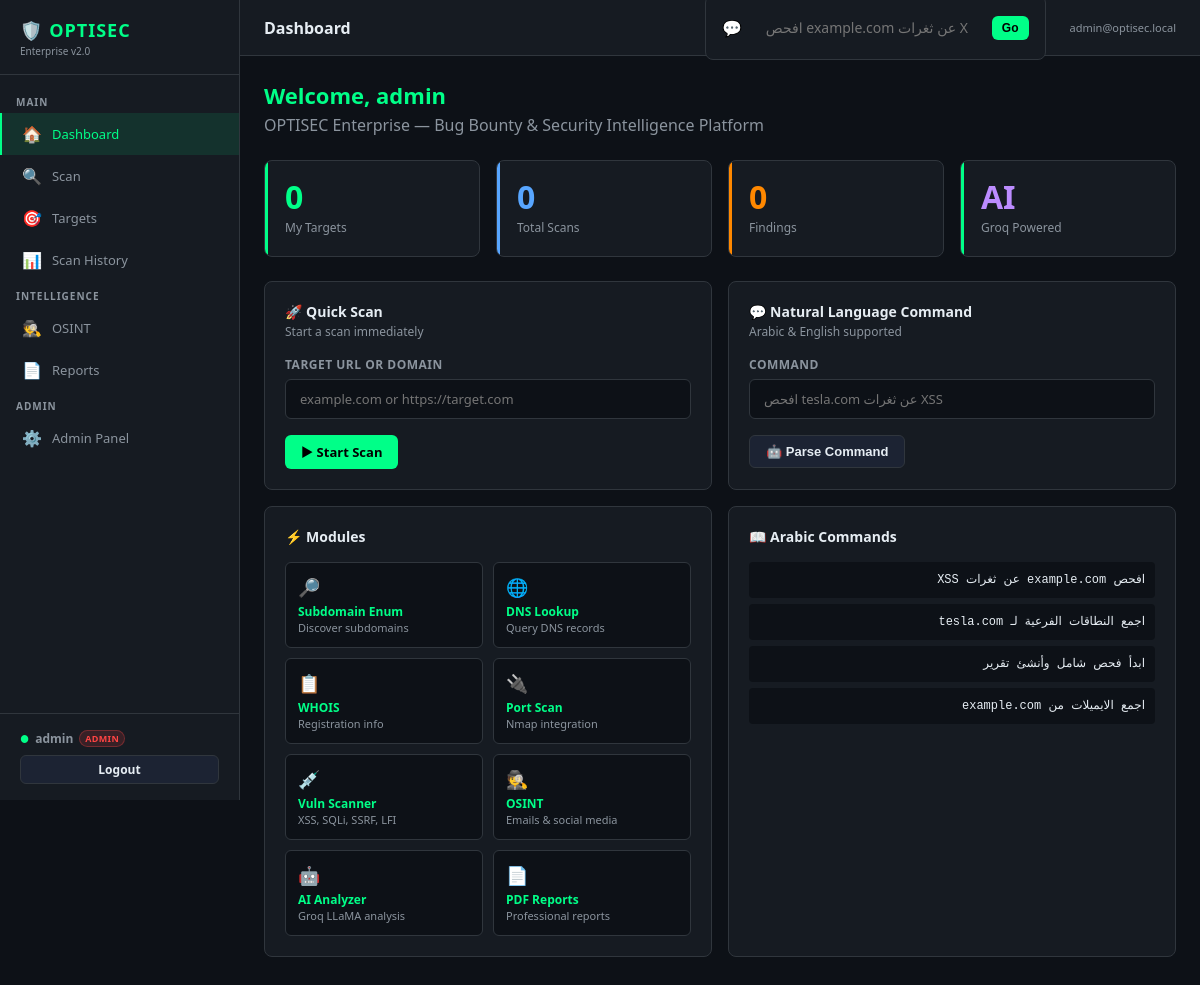
The page / (signed in) on the database its author committed.
### web/models.py (models this page shows)
class User(Base):
    __tablename__ = "users"
    id = Column(Integer, primary_key=True)
    username = Column(String(50), unique=True, nullable=False, index=True)
    email = Column(String(100), unique=True, nullable=False, index=True)
    password_hash = Column(String(255), nullable=False)
    role = Column(String(20), default="viewer")  # admin | analyst | viewer
    api_key = Column(String(64), unique=True, index=True)
    is_active = Column(Boolean, default=True)
    created_at = Column(DateTime, default=datetime.utcnow)
    last_login = Column(DateTime)
    targets = relationship("Target", back_populates="user", cascade="all, delete-orphan")
    scans = relationship("Scan", back_populates="user", cascade="all, delete-orphan")
    reports = relationship("Report", back_populates="user", cascade="all, delete-orphan")

### web/app.py (the view)
@app.get("/", response_class=HTMLResponse)
async def index(request: Request, user: User = Depends(web_user), db: AsyncSession = Depends(get_db)):
    target_count = (await db.execute(
        select(func.count()).select_from(Target).where(Target.user_id == user.id)
    )).scalar()
    scan_count = (await db.execute(
        select(func.count()).select_from(Scan).where(Scan.user_id == user.id)
    )).scalar()
    finding_count = (await db.execute(
        select(func.count()).select_from(Finding).join(Scan).where(Scan.user_id == user.id)
    )).scalar()
    recent_scans = (await db.execute(
        select(Scan).where(Scan.user_id == user.id)
        .order_by(Scan.created_at.desc()).limit(5)
    )).scalars().all()
    return templates.TemplateResponse(request, "index.html", {
        "app_name": APP_NAME, "version": APP_VERSION,
        "active": "home", "user": user,
        "target_count": target_count,
        "scan_count": scan_count,
        "finding_count": finding_count,
        "recent_scans": recent_scans,
    })

### web/templates/index.html (shortened to what this page needs)
{% extends "base.html" %}
{% block page_title %}Dashboard{% endblock %}
{% block content %}
<div style="margin-bottom:24px">
  <h2 style="font-size:22px;font-weight:700;color:var(--accent)">Welcome, {{ user.username }}</h2>
  <p style="color:var(--text-dim);margin-top:4px">OPTISEC Enterprise — Bug Bounty & Security Intelligence Platform</p>
</div>
<div class="stats-grid">
  <div class="stat-card">
    <div class="stat-value">{{ target_count }}</div>
    <div class="stat-label">My Targets</div>
  </div>
  <div class="stat-card info">
    <div class="stat-value">{{ scan_count }}</div>
    <div class="stat-label">Total Scans</div>
  </div>
  <div class="stat-card high">
    <div class="stat-value">{{ finding_count }}</div>
    <div class="stat-label">Findings</div>
  </div>
  <div class="stat-card" style="--before-color:var(--purple)">
    <div class="stat-value" style="color:var(--purple)">AI</div>
    <div class="stat-label">Groq Powered</div>
  </div>
</div>
<div class="grid-2">
  <div class="card">
    <div class="card-header">
      <div>
        <div class="card-title">🚀 Quick Scan</div>
        <div class="card-subtitle">Start a scan immediately</div>
      </div>
    </div>
    <div class="form-group">
      <label>Target URL or Domain</label>
      <input type="text" id="quick-target" placeholder="example.com or https://target.com" />
    </div>
    <a href="/scan" class="btn btn-primary" onclick="quickScan(event)">▶ Start Scan</a>
  </div>
  <div class="card">
    <div class="card-header">
      <div>
        <div class="card-title">💬 Natural Language Command</div>
        <div class="card-subtitle">Arabic &amp; English supported</div>
      </div>
    </div>
    <div class="form-group">
      <label>Command</label>
      <input type="text" id="nlp-quick"
        placeholder="افحص tesla.com عن ثغرات XSS"
        onkeydown="if(event.key==='Enter')parseNLP()" />
    </div>
    <button class="btn btn-secondary" onclick="parseNLP()">🤖 Parse Command</button>
  </div>
</div>
<div class="grid-2">
  <div class="card">
    <div class="card-header">
      <div class="card-title">⚡ Modules</div>
    </div>
    <div style="display:grid;grid-template-columns:1fr 1fr;gap:10px">
      {% set modules = [
        ('🔎','Subdomain Enum','Discover subdomains'),
        ('🌐','DNS Lookup','Query DNS records'),
        ('📋','WHOIS','Registration info'),
        ('🔌','Port Scan','Nmap integration'),
        ('💉','Vuln Scanner','XSS, SQLi, SSRF, LFI'),
        ('🕵️','OSINT','Emails & social media'),
        ('🤖','AI Analyzer','Groq LLaMA analysis'),
        ('📄','PDF Reports','Professional reports'),
      ] %}
      {% for icon, name, desc in modules %}
      <div style="background:var(--bg);border:1px solid var(--border);border-radius:6px;padding:12px">
        <div style="font-size:18px;margin-bottom:4px">{{ icon }}</div>
        <div style="font-size:12px;font-weight:600;color:var(--accent)">{{ name }}</div>
        <div style="font-size:11px;color:var(--text-dim)">{{ desc }}</div>
      </div>
      {% endfor %}
    </div>
  </div>
  <div class="card">
    <div class="card-header">
      <div class="card-title">📖 Arabic Commands</div>
    </div>
    <div style="font-size:12px;line-height:2">
      {% for cmd in [
        'افحص example.com عن ثغرات XSS',
        'اجمع النطاقات الفرعية لـ tesla.com',
        'ابدأ فحص شامل وأنشئ تقرير',
        'اجمع الايميلات من example.com',
      ] %}
      <div style="background:var(--bg);border-radius:4px;padding:6px 10px;margin-bottom:6px;font-family:monospace;direction:rtl;text-align:right">
        {{ cmd }}
      </div>
      {% endfor %}
    </div>
  </div>
</div>
{% endblock %}

### web/templates/base.html (shortened to what this page needs)
<!DOCTYPE html>
<html lang="en">
<head>
  <link rel="stylesheet" href="/static/css/style.css">
</head>
<body>
<nav class="sidebar">
  <div class="sidebar-logo">
    <h1>🛡️ OPTISEC</h1>
    <div class="version">Enterprise v2.0</div>
  </div>
  <div class="sidebar-nav">
    <div class="nav-section">Main</div>
    <a href="/" class="nav-item {% if active == 'home' %}active{% endif %}">
      <span class="icon">🏠</span><span>Dashboard</span>
    </a>
    <a href="/scan" class="nav-item {% if active == 'scan' %}active{% endif %}">
      <span class="icon">🔍</span><span>Scan</span>
    </a>
    <a href="/targets" class="nav-item {% if active == 'targets' %}active{% endif %}">
      <span class="icon">🎯</span><span>Targets</span>
    </a>
    <a href="/scans" class="nav-item {% if active == 'scans' %}active{% endif %}">
      <span class="icon">📊</span><span>Scan History</span>
    </a>
    <div class="nav-section">Intelligence</div>
    <a href="/osint" class="nav-item {% if active == 'osint' %}active{% endif %}">
      <span class="icon">🕵️</span><span>OSINT</span>
    </a>
    <a href="/reports" class="nav-item {% if active == 'reports' %}active{% endif %}">
      <span class="icon">📄</span><span>Reports</span>
    </a>
    {% if user and user.role == 'admin' %}
    <div class="nav-section">Admin</div>
    <a href="/admin" class="nav-item {% if active == 'admin' %}active{% endif %}">
      <span class="icon">⚙️</span><span>Admin Panel</span>
    </a>
    {% endif %}
  </div>
  <div class="sidebar-footer">
    {% if user %}
    <div style="display:flex;align-items:center;gap:6px;margin-bottom:8px">
      <span style="color:var(--accent);font-size:10px">●</span>
      <span style="font-size:12px;font-weight:600">{{ user.username }}</span>
      <span class="badge badge-{% if user.role == 'admin' %}critical{% elif user.role == 'analyst' %}high{% else %}info{% endif %}"
            style="font-size:9px;padding:1px 5px">{{ user.role }}</span>
    </div>
    <a href="/logout" class="btn btn-secondary btn-sm" style="width:100%;justify-content:center">Logout</a>
    {% endif %}
  </div>
</nav>
<div class="main">
  <div class="topbar">
    <div class="topbar-title">{% block page_title %}{% endblock %}</div>
    <div class="topbar-right">
      <div class="nlp-bar" style="min-width:320px;margin:0">
        <span style="color:var(--accent);font-size:16px">💬</span>
        <input id="nlp-input" type="text"
          placeholder="افحص example.com عن ثغرات XSS | Scan target for XSS"
          onkeydown="runNLPCommand(event)" />
        <button class="btn btn-primary btn-sm" onclick="runNLPCommand(null)">Go</button>
      </div>
      {% if user %}
      <div style="font-size:11px;color:var(--text-dim);margin-left:12px;white-space:nowrap">
        {{ user.email }}
      </div>
      {% endif %}
    </div>
  </div>
  <div class="content">
    {% block content %}{% endblock %}
  </div>
</div>
</body>
</html>

### rows shown on the page
User: username "admin", role "ADMIN", email "admin@optisec.local"

### other values the page prints
{{ target_count }} "0"
{{ scan_count }} "0"
{{ finding_count }} "0"
{{ icon }} "🔎" "🌐" "📋" "🔌" "💉" "🕵️" "🤖" "📄"
{{ name }} "Subdomain Enum" "DNS Lookup" "WHOIS" "Port Scan" "Vuln Scanner" "OSINT" "AI Analyzer" "PDF Reports"
{{ desc }} "Discover subdomains" "Query DNS records" "Registration info" "Nmap integration" "XSS, SQLi, SSRF, LFI" "Emails & social media" "Groq LLaMA analysis" "Professional reports"
{{ cmd }} "افحص example.com عن ثغرات XSS" "اجمع النطاقات الفرعية لـ tesla.com" "ابدأ فحص شامل وأنشئ تقرير" "اجمع الايميلات من example.com"
